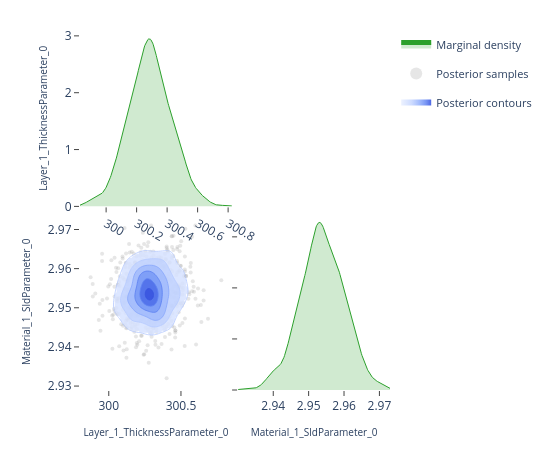

Here is the notebook cell this chart was saved with:
### Code cell
# ---- Pairwise focus: thickness vs SLD ---------------------------------------
# A 2-parameter corner plot zooms in on the joint posterior for a specific
# pair.  This is the same view the EasyReflectometryApp's "2D Heatmap"
# sub-tab uses to inspect parameter degeneracies.


params_of_interest = ['Layer_1_ThicknessParameter_0', 'Material_1_SldParameter_0']
idx = [posterior.param_names.index(p) for p in params_of_interest]
subset_draws = np.asarray(posterior.draws)[:, idx]

fig = plot_corner(subset_draws, params_of_interest)
fig.show()

### Figure 1 — Plotly figure (JSON) as saved in the notebook; plotly's stock layout.template omitted (floating-point values rounded to 4 significant figures; data arrays with more than 128 entries replaced by an {"elided": "..."} marker saying what was removed)
{"data": [{"fill": "tozeroy", "fillcolor": "rgba(44, 160, 44, 0.22)", "hoverinfo": "skip", "legendgroup": "marginal", "line": {"color": "rgb(44, 160, 44)", "width": 1}, "mode": "lines", "name": "Marginal density", "showlegend": true, "type": "scatter", "x": {"elided": "256 float values"}, "xaxis": "x", "y": {"elided": "256 float values"}, "yaxis": "y"}, {"hoverinfo": "skip", "legendgroup": "scatter", "marker": {"color": "rgba(140, 140, 140, 0.22)", "size": 4}, "mode": "markers", "name": "Posterior samples", "showlegend": true, "type": "scatter", "x": {"elided": "640 float values"}, "xaxis": "x3", "y": {"elided": "640 float values"}, "yaxis": "y3", "zorder": 0}, {"colorscale": [[0.0, "rgba(224, 233, 255, 0.62)"], [0.35, "rgba(183, 203, 255, 0.70)"], [0.6, "rgba(138, 169, 252, 0.78)"], [0.82, "rgba(96, 131, 242, 0.84)"], [1.0, "rgba(58, 86, 224, 0.90)"]], "connectgaps": false, "contours": {"coloring": "fill", "end": 183.3, "showlabels": false, "showlines": false, "size": 28.95, "start": 38.59}, "hoverinfo": "skip", "legendgroup": "contour", "name": "Posterior contours", "showlegend": true, "showscale": false, "type": "contour", "x": [299.8, 299.8, 299.9, 299.9, 299.9, 299.9, 299.9, 299.9, 299.9, 299.9, 300.0, 300.0, 300.0, 300.0, 300.0, 300.0, 300.0, 300.0, 300.1, 300.1, 300.1, 300.1, 300.1, 300.1, 300.1, 300.1, 300.2, 300.2, 300.2, 300.2, 300.2, 300.2, 300.2, 300.2, 300.3, 300.3, 300.3, 300.3, 300.3, 300.3, 300.3, 300.3, 300.4, 300.4, 300.4, 300.4, 300.4, 300.4, 300.4, 300.4, 300.5, 300.5, 300.5, 300.5, 300.5, 300.5, 300.5, 300.5, 300.6, 300.6, 300.6, 300.6, 300.6, 300.6, 300.6, 300.6, 300.7, 300.7, 300.7, 300.7, 300.7, 300.7, 300.7, 300.7, 300.8, 300.8, 300.8, 300.8, 300.8, 300.8], "xaxis": "x3", "y": [2.93, 2.931, 2.931, 2.932, 2.932, 2.933, 2.933, 2.934, 2.934, 2.935, 2.935, 2.936, 2.937, 2.937, 2.938, 2.938, 2.939, 2.939, 2.94, 2.94, 2.941, 2.941, 2.942, 2.943, 2.943, 2.944, 2.944, 2.945, 2.945, 2.946, 2.946, 2.947, 2.947, 2.948, 2.949, 2.949, 2.95, 2.95, 2.951, 2.951, 2.952, 2.952, 2.953, 2.953, 2.954, 2.955, 2.955, 2.956, 2.956, 2.957, 2.957, 2.958, 2.958, 2.959, 2.959, 2.96, 2.96, 2.961, 2.962, 2.962, 2.963, 2.963, 2.964, 2.964, 2.965, 2.965, 2.966, 2.966, 2.967, 2.968, 2.968, 2.969, 2.969, 2.97, 2.97, 2.971, 2.971, 2.972, 2.972, 2.973], "yaxis": "y3", "z": {"elided": "80x80 float values"}, "zmax": 183.3, "zmin": 38.59, "zorder": 1}, {"colorscale": [[0.0, "rgba(183, 203, 255, 0.94)"], [0.35, "rgba(183, 203, 255, 0.94)"], [0.35, "rgba(138, 169, 252, 0.95)"], [0.6, "rgba(138, 169, 252, 0.95)"], [0.6, "rgba(96, 131, 242, 0.96)"], [0.82, "rgba(96, 131, 242, 0.96)"], [0.82, "rgba(58, 86, 224, 0.98)"], [1.0, "rgba(58, 86, 224, 0.98)"]], "contours": {"coloring": "lines", "end": 183.3, "showlabels": false, "size": 28.95, "start": 38.59}, "hoverinfo": "skip", "legendgroup": "contour", "line": {"width": 0.9}, "showlegend": false, "showscale": false, "type": "contour", "x": [299.8, 299.8, 299.9, 299.9, 299.9, 299.9, 299.9, 299.9, 299.9, 299.9, 300.0, 300.0, 300.0, 300.0, 300.0, 300.0, 300.0, 300.0, 300.1, 300.1, 300.1, 300.1, 300.1, 300.1, 300.1, 300.1, 300.2, 300.2, 300.2, 300.2, 300.2, 300.2, 300.2, 300.2, 300.3, 300.3, 300.3, 300.3, 300.3, 300.3, 300.3, 300.3, 300.4, 300.4, 300.4, 300.4, 300.4, 300.4, 300.4, 300.4, 300.5, 300.5, 300.5, 300.5, 300.5, 300.5, 300.5, 300.5, 300.6, 300.6, 300.6, 300.6, 300.6, 300.6, 300.6, 300.6, 300.7, 300.7, 300.7, 300.7, 300.7, 300.7, 300.7, 300.7, 300.8, 300.8, 300.8, 300.8, 300.8, 300.8], "xaxis": "x3", "y": [2.93, 2.931, 2.931, 2.932, 2.932, 2.933, 2.933, 2.934, 2.934, 2.935, 2.935, 2.936, 2.937, 2.937, 2.938, 2.938, 2.939, 2.939, 2.94, 2.94, 2.941, 2.941, 2.942, 2.943, 2.943, 2.944, 2.944, 2.945, 2.945, 2.946, 2.946, 2.947, 2.947, 2.948, 2.949, 2.949, 2.95, 2.95, 2.951, 2.951, 2.952, 2.952, 2.953, 2.953, 2.954, 2.955, 2.955, 2.956, 2.956, 2.957, 2.957, 2.958, 2.958, 2.959, 2.959, 2.96, 2.96, 2.961, 2.962, 2.962, 2.963, 2.963, 2.964, 2.964, 2.965, 2.965, 2.966, 2.966, 2.967, 2.968, 2.968, 2.969, 2.969, 2.97, 2.97, 2.971, 2.971, 2.972, 2.972, 2.973], "yaxis": "y3", "z": {"elided": "80x80 float values"}, "zmax": 183.3, "zmin": 38.59, "zorder": 2}, {"fill": "tozeroy", "fillcolor": "rgba(44, 160, 44, 0.22)", "hoverinfo": "skip", "legendgroup": "marginal", "line": {"color": "rgb(44, 160, 44)", "width": 1}, "mode": "lines", "name": "Marginal density", "showlegend": false, "type": "scatter", "x": {"elided": "256 float values"}, "xaxis": "x4", "y": {"elided": "256 float values"}, "yaxis": "y4"}], "layout": {"height": 450, "legend": {"font": {"size": 11}, "itemsizing": "constant", "orientation": "v", "x": 1.02, "xanchor": "left", "y": 1.0, "yanchor": "top"}, "margin": {"b": 60, "l": 80, "r": 160, "t": 30}, "plot_bgcolor": "white", "showlegend": true, "width": 550, "xaxis": {"anchor": "y", "domain": [0.0, 0.49], "showgrid": false, "ticks": "outside", "zeroline": false}, "xaxis2": {"anchor": "y2", "domain": [0.51, 1.0], "showgrid": false, "ticks": "outside", "visible": false, "zeroline": false}, "xaxis3": {"anchor": "y3", "domain": [0.0, 0.49], "showgrid": false, "ticks": "outside", "title": {"font": {"size": 10}, "text": "Layer_1_ThicknessParameter_0"}, "zeroline": false}, "xaxis4": {"anchor": "y4", "domain": [0.51, 1.0], "showgrid": false, "ticks": "outside", "title": {"font": {"size": 10}, "text": "Material_1_SldParameter_0"}, "zeroline": false}, "yaxis": {"anchor": "x", "domain": [0.51, 1.0], "showgrid": false, "ticks": "outside", "title": {"font": {"size": 10}, "text": "Layer_1_ThicknessParameter_0"}, "zeroline": false}, "yaxis2": {"anchor": "x2", "domain": [0.51, 1.0], "showgrid": false, "ticks": "outside", "visible": false, "zeroline": false}, "yaxis3": {"anchor": "x3", "domain": [0.0, 0.49], "showgrid": false, "ticks": "outside", "title": {"font": {"size": 10}, "text": "Material_1_SldParameter_0"}, "zeroline": false}, "yaxis4": {"anchor": "x4", "domain": [0.0, 0.49], "showgrid": false, "showticklabels": false, "ticks": "outside", "zeroline": false}}}
